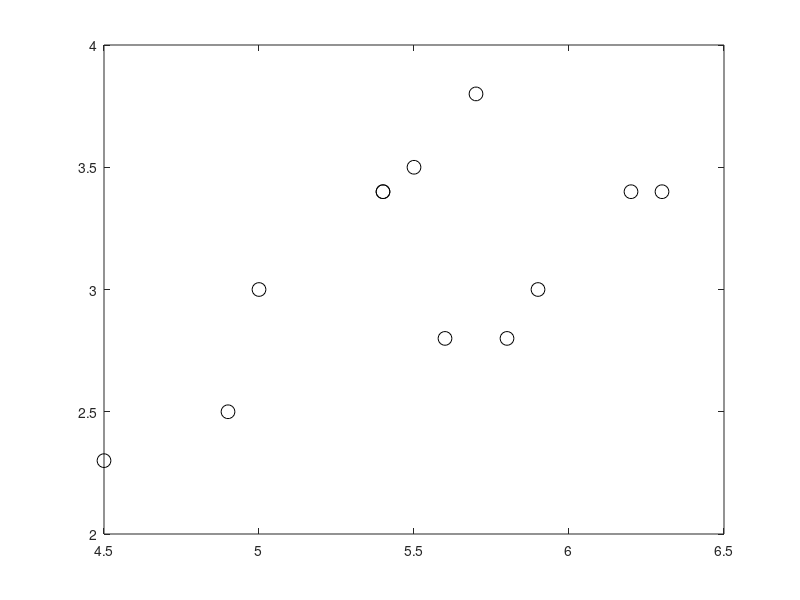

Write MATLAB code to recreate this figure. (Note: this script raises an error after producing the figure.)
load fisheriris;
inds = ~strcmp(species,'versicolor');
X = meas(inds,1:2);
s = species(inds);
SVMModel = fitcsvm(X,s);
sv = SVMModel.SupportVectors; % Support vectors
beta = SVMModel.Beta; % Linear predictor coefficients
b = SVMModel.Bias; % Bias term
hold on
gscatter(X(:,1),X(:,2),s)
plot(sv(:,1),sv(:,2),'ko','MarkerSize',10)
X1 = linspace(min(X(:,1)),max(X(:,1)),100);
X2 = -(beta(1)/beta(2)*X1)-b/beta(2);
plot(X1,X2,'-')

m = 1/sqrt(beta(1)^2 + beta(2)^2);  % Margin half-width
X1margin_low = X1+beta(1)*m^2;
X2margin_low = X2+beta(2)*m^2;
X1margin_high = X1-beta(1)*m^2;
X2margin_high = X2-beta(2)*m^2;
plot(X1margin_high,X2margin_high,'b--')
plot(X1margin_low,X2margin_low,'r--')
xlabel('X_1 (Sepal Length in cm)')
ylabel('X_2 (Sepal Width in cm)')
legend('setosa','virginica','Support Vector', ...
    'Boundary Line','Upper Margin','Lower Margin')
hold off
